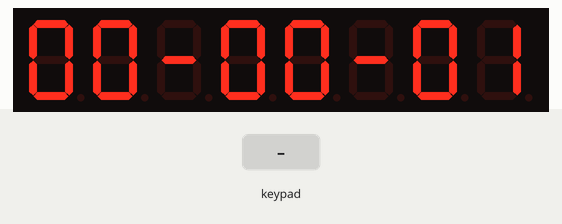
A sketch run on a simulated Arduino Uno, built with avr-gcc and run on an emulated ATmega328P. Shown: 8-digit seven-segment display. Wiring (inferred from the names in the program): TM1638 display and keys: STB pin 7; clock pin 9; DIO pin 8. Inputs (shaded band) come from the test bench.

Above: at 1.2 s.
1.3 s: key '1' pressed
At 2.8 s:
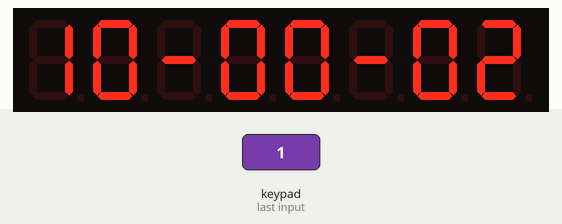
3.5 s: keypad keys 1 2 pressed 0.4 s apart
At 4.8 s:
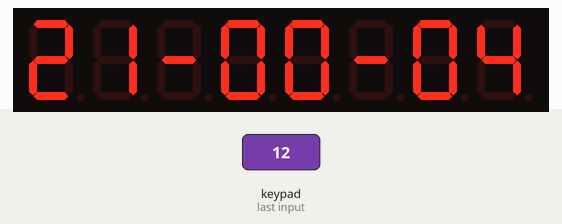
5.8 s: key '2' pressed
At 6.5 s:
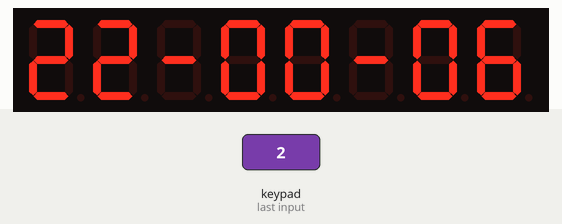
7.5 s: keypad keys 2 5 pressed 0.4 s apart
At 8.8 s:
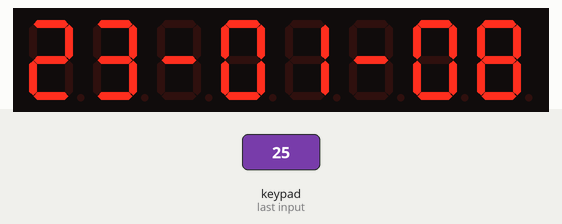
Timing chart, 0 to 10.5 s (numbered marks = the images above; inputs shaded):
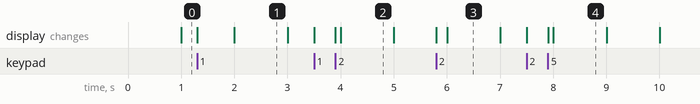

Measured:
- what the display in image 2 shows lasts 1.0 s, from 4.0 s to 5.0 s

The sketch:

lab11-checkpoint3.ino
```cpp
#include <avr/interrupt.h>
#include <avr/io.h>
// กำหนดพินสำหรับเชื่อมต่อโมดูล TM1638
const int strobe = 7;
const int clock = 9;
const int data = 8;
// ค่าโหลดสำหรับนับเวลาให้ได้ 100ms ด้วย Prescaler 1024 (บอร์ด 16MHz)
const uint16_t HUNDRED_MILLI_SEC = 63973;
uint8_t timer = 0;
uint8_t second = 0;
uint8_t minute = 0;
uint8_t hour = 0;
// ตัวแปรสำหรับตรวจจับขอบขาขึ้น (Edge Detection) ป้องกันการกดค้างแล้วค่าวิ่งรัว
uint8_t lastButtons = 0;
void setup() {
  timer = 0;
  // ตั้งค่า Timer 1
  TIMSK1 |= 0x01; // Enable Timer1 Overflow Interrupt
  TCCR1A = 0x00;  // Normal Mode
  TCCR1B = 0x05;  // CS1[2:0] = 101 -> เลือก Prescaler /1024
  TCCR1C = 0x00;
  TCNT1 = HUNDRED_MILLI_SEC;
  pinMode(strobe, OUTPUT);
  pinMode(clock, OUTPUT);
  pinMode(data, OUTPUT);
  sendCommand(0x8f);
  reset();
  sei();
}

void loop() {
  uint8_t buttons = readTM1638_Buttons();\
  uint8_t pressed = buttons & ~lastButtons;
  lastButtons = buttons;
  if (pressed) {
    cli();
    // แยกหลักสิบและหลักหน่วยเพื่อความแม่นยำในการคำนวณ
    uint8_t h_tens = hour / 10;
    uint8_t h_units = hour % 10;
    uint8_t m_tens = minute / 10;
    uint8_t m_units = minute % 10;
    // S1 เพิ่มค่าชั่วโมงหลักสิบ (0 -> 1 -> 2 -> 0)
    if (pressed & 0x01) {
      h_tens = (h_tens + 1) % 3;

      if (h_tens == 2 && h_units > 3) {
        h_units = 0;
      }
      hour = (h_tens * 10) + h_units;
    }
    // S2 เพิ่มค่าชั่วโมงหลักหน่วย (0-9 หรือ 0-3 ขึ้นอยู่กับหลักสิบ)
    else if (pressed & 0x02) {
      if (h_tens == 2) {
        h_units = (h_units + 1) % 4;
      } else {
        h_units = (h_units + 1) % 10;
      }
      hour = (h_tens * 10) + h_units;
    }
    // S4 เพิ่มค่านาทีหลักสิบ (0 -> 1 -> ... -> 5 -> 0)
    else if (pressed & 0x08) {
      m_tens = (m_tens + 1) % 6;
      minute = (m_tens * 10) + m_units;
    }
    // S5 เพิ่มค่านาทีหลักหน่วย (0 -> 1 -> ... -> 9 -> 0)
    else if (pressed & 0x10) {
      m_units = (m_units + 1) % 10;
      minute = (m_tens * 10) + m_units;
    }
    // S7 ตั้งให้ค่าวินาที = 30
    else if (pressed & 0x40) {
      second = 30;
      timer = 0;
    }
    // S8 ตั้งให้วินาที = 0
    else if (pressed & 0x80) {
      second = 0;
      timer = 0;
    }
    sei();
  }
  display_clock();
}

// ฟังก์ชันขัดจังหวะเพื่อการนับเวลา (ทุก ๆ 100ms)
ISR(TIMER1_OVF_vect) {
  TCNT1 = HUNDRED_MILLI_SEC;
  timer++;
  if (timer >= 10) {
    timer = 0;
    second++;
    if (second >= 60) {
      second = 0;
      minute++;
      if (minute >= 60) {
        minute = 0;
        hour++;
        if (hour >= 24) {
          hour = 0;
        }
      }
    }
  }
}


void sendCommand(uint8_t value)
{
  digitalWrite(strobe, LOW);
  shiftOut(data, clock, LSBFIRST, value);
  digitalWrite(strobe, HIGH);
}

void reset()
{
  sendCommand(0x40);
  digitalWrite(strobe, LOW);
  shiftOut(data, clock, LSBFIRST, 0xc0);
  for(uint8_t i = 0; i < 16; i++)
  {
    shiftOut(data, clock, LSBFIRST, 0x00);
  }
  digitalWrite(strobe, HIGH);
}

uint8_t readTM1638_Buttons(void)
{
  uint8_t buttons = 0;
  digitalWrite(strobe, LOW);
  shiftOut(data, clock, LSBFIRST, 0x42);

  pinMode(data, INPUT);

  for (uint8_t i = 0; i < 4; i++)
  {
    uint8_t v = shiftIn(data, clock, LSBFIRST) << i;
    buttons |= v;
  }

  pinMode(data, OUTPUT);
  digitalWrite(strobe, HIGH);
  return buttons;
}

void setTM1638LED(uint8_t value, uint8_t position)
{
  pinMode(data, OUTPUT);
  sendCommand(0x44);
  digitalWrite(strobe, LOW);
  shiftOut(data, clock, LSBFIRST, 0xC1 + (position << 1));
  shiftOut(data, clock, LSBFIRST, value);
  digitalWrite(strobe, HIGH);
}

void display_clock()
{
  static uint8_t digits[] = { 0x3f, 0x06, 0x5b, 0x4f, 0x66, 0x6d, 0x7d, 0x07, 0x7f, 0x6f };

  sendCommand(0x44);
  uint8_t seperator = 0x40; // รหัส 7-segment สำหรับตัวขีดกลาง '-'

  uint8_t hour_low = hour % 10;
  uint8_t hour_high = hour / 10;

  uint8_t minute_low = minute % 10;
  uint8_t minute_high = minute / 10;

  uint8_t second_low = second % 10;
  uint8_t second_high = second / 10;

  digitalWrite(strobe, LOW);
  shiftOut(data, clock, LSBFIRST, 0xc0);
  shiftOut(data, clock, LSBFIRST, digits[hour_high]);
  digitalWrite(strobe, HIGH);

  digitalWrite(strobe, LOW);
  shiftOut(data, clock, LSBFIRST, 0xc2);
  shiftOut(data, clock, LSBFIRST, digits[hour_low]);
  digitalWrite(strobe, HIGH);

  digitalWrite(strobe, LOW);
  shiftOut(data, clock, LSBFIRST, 0xc4);
  shiftOut(data, clock, LSBFIRST, seperator);
  digitalWrite(strobe, HIGH);

  digitalWrite(strobe, LOW);
  shiftOut(data, clock, LSBFIRST, 0xc6);
  shiftOut(data, clock, LSBFIRST, digits[minute_high]);
  digitalWrite(strobe, HIGH);

  digitalWrite(strobe, LOW);
  shiftOut(data, clock, LSBFIRST, 0xc8);
  shiftOut(data, clock, LSBFIRST, digits[minute_low]);
  digitalWrite(strobe, HIGH);

  digitalWrite(strobe, LOW);
  shiftOut(data, clock, LSBFIRST, 0xca);
  shiftOut(data, clock, LSBFIRST, seperator);
  digitalWrite(strobe, HIGH);

  digitalWrite(strobe, LOW);
  shiftOut(data, clock, LSBFIRST, 0xcc);
  shiftOut(data, clock, LSBFIRST, digits[second_high]);
  digitalWrite(strobe, HIGH);

  digitalWrite(strobe, LOW);
  shiftOut(data, clock, LSBFIRST, 0xce);
  shiftOut(data, clock, LSBFIRST, digits[second_low]);
  digitalWrite(strobe, HIGH);
}
```
